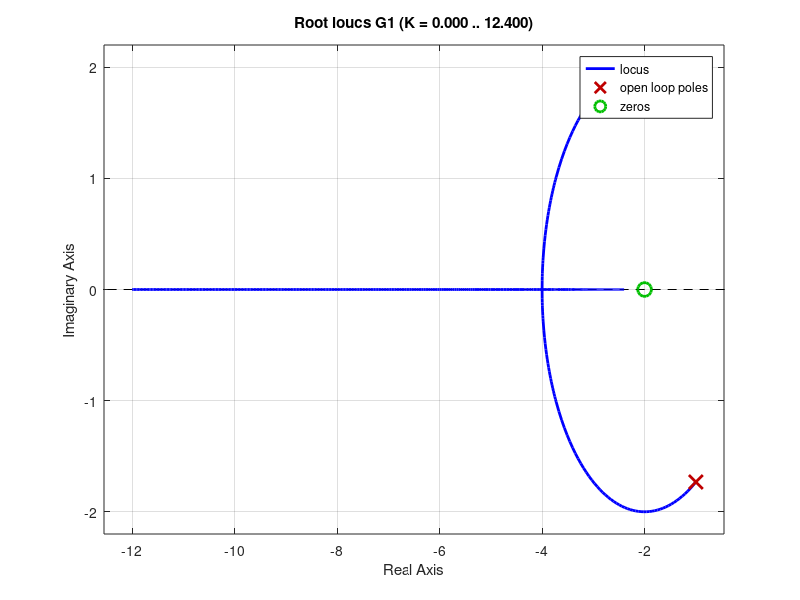
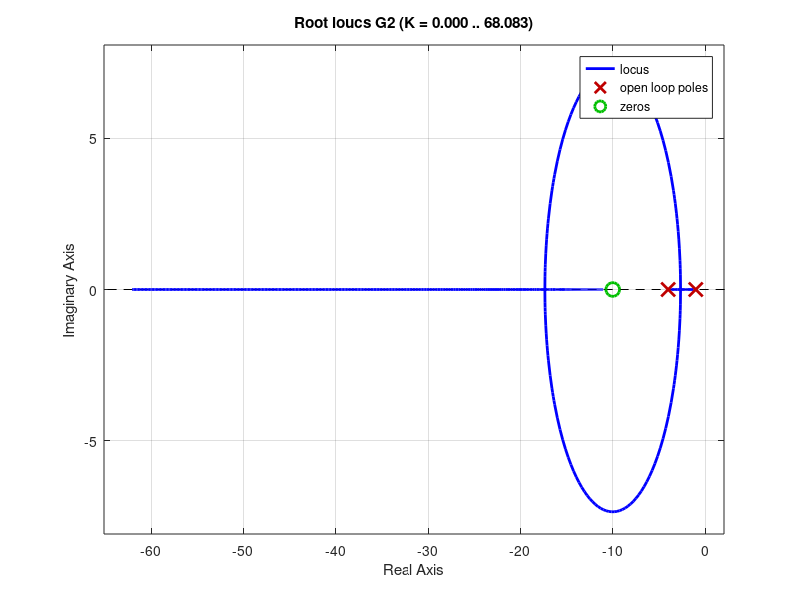
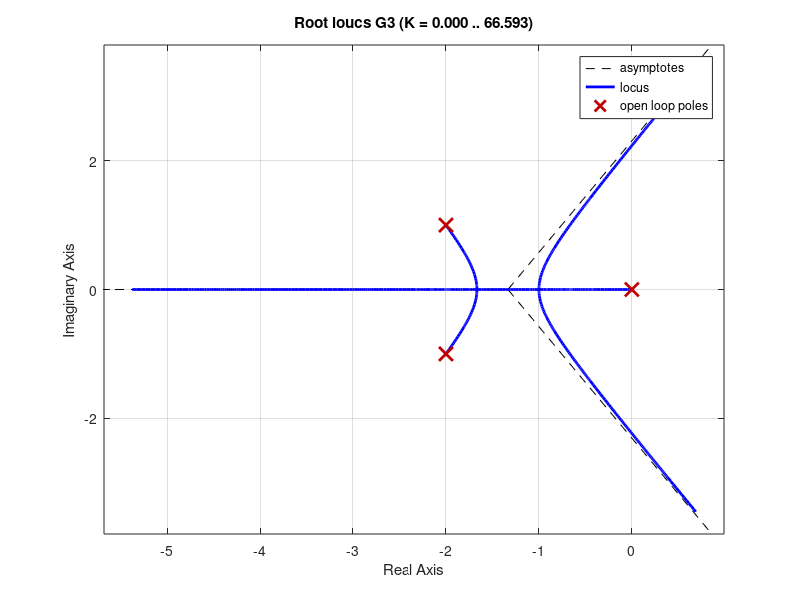

MATLAB code for these plots, in order:
%% Initiallizing MATLAB
format compact
close all
clc

%% Transfer Functions Define:
G1 = tf([1 2] , [1 2 4]);
G2 = tf([1 10] , [1 5 4]);
G3 = tf(1 , [1 4 5 0]);

%% Root Locus:
figure()
rlocus(G1);
figure()
rlocus(G2);
figure()
rlocus(G3);
